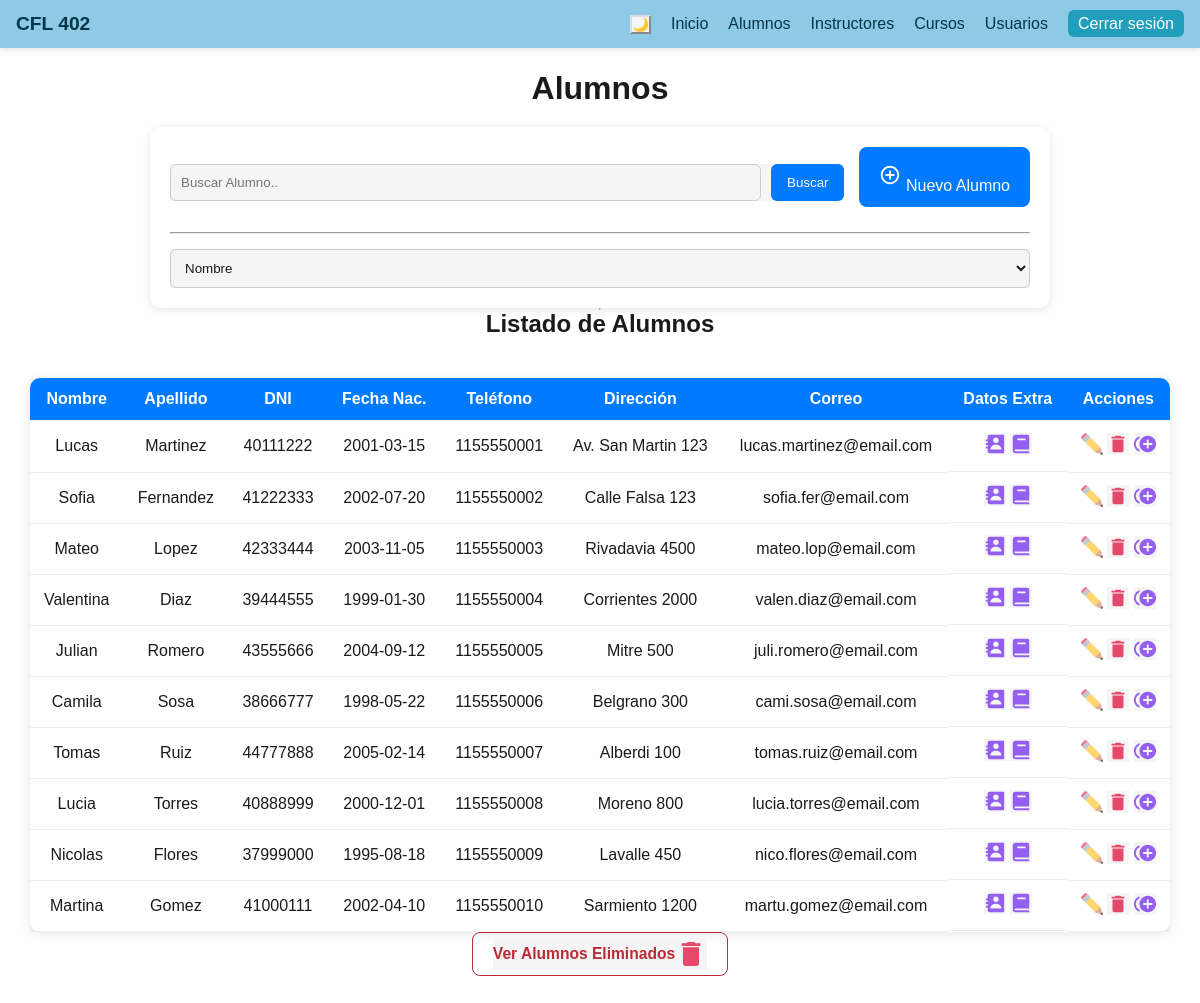
Screenshot of /admin/crud/alumnos/index.php (signed in) with the database file from the repository.
### tables this page shows
CREATE TABLE `alumnos` (
  `id_alumno` int(11) NOT NULL,
  `nombre` varchar(50) NOT NULL,
  `apellido` varchar(50) NOT NULL,
  `dni` int(11) NOT NULL,
  `fecha_nacimiento` date NOT NULL,
  `telefono` varchar(20) NOT NULL,
  `correo` varchar(70) NOT NULL,
  `direccion` varchar(100) NOT NULL,
  `localidad` varchar(50) NOT NULL,
  `cp` varchar(8) NOT NULL,
  `activo` tinyint(1) NOT NULL DEFAULT 1,
  `vehiculo` varchar(70) DEFAULT NULL,
  `patente` varchar(10) DEFAULT NULL,
  `observaciones` text NOT NULL
);

### admin/crud/alumnos/index.php (the view, shortened to what this page needs)
<?php
require_once BASE_PATH . '/include/header.php';
$conn = conectar();
?>
<!DOCTYPE html>
<html lang="es">
<head>
    <link rel="stylesheet" href="modal.css">
    <link rel="stylesheet" href="alumnos2.css">
</head>
<body class="light">
    <h1>Alumnos</h1>
<div class="search_container">
    <div class="search_block">
        <div class="search_row">
            <form class="search_form" action="/cfl_402/admin/crud/alumnos/index.php" method="post">
                <input class="search_bar" type="search" name="search" placeholder="Buscar Alumno..">
                <button class="boton_enviar" type="submit">Buscar</button>
            </form>
                    <button id="btnAbrirModal" class="btn-primary">
                        <img class="svg_lite" src="/cfl_402/assets/svg/plus_circle.svg" alt="Nuevo">
                        Nuevo Alumno
                    </button>
        </div>
        <hr class="search_line">
        <form action="filtrar_alumnos.php">
            <select name="filtros" id="filtros">
                <option value="nombre_filtro">Nombre</option>
            </select>
        </form>
    </div>
</div>
<hr>
<h2>Listado de Alumnos</h2>
<link rel="stylesheet" href="alumnos2.css">
<?php
$input = isset($_POST["search"]) ? $_POST["search"] : "";
$registros_por_pagina = 10;
$pagina_actual = isset($_GET['pagina']) ? (int)$_GET['pagina'] : 1;
$pagina_actual = max(1, $pagina_actual);
$offset = ($pagina_actual - 1) * $registros_por_pagina;
$sql = "
    SELECT alumnos.*, alumnos.nombre, alumnos.apellido, alumnos.dni, alumnos.telefono
    FROM alumnos
    WHERE activo = '1'
        AND (alumnos.nombre LIKE :nombre
            OR alumnos.apellido LIKE :apellido
            OR alumnos.dni LIKE :dni
            OR alumnos.telefono LIKE :telefono)
    ORDER BY id_alumno ASC
    LIMIT :registros_por_pagina OFFSET :offset
";
$consulta = $conn->prepare($sql);
$consulta->execute([
    ":nombre" => "%$input%",
    ":apellido" => "%$input%",
    ":dni" => "%$input%",
    ":telefono" => "%$input%",
    ":registros_por_pagina" => $registros_por_pagina,
    ":offset" => $offset
]);
if ($consulta->rowCount() > 0) {
    echo "
    <main class='main_alumnos'>
    <table class='info_table'>
        <thead>
            <tr class='table_header'>
                <th>Nombre</th>
                <th>Apellido</th>
                <th>DNI</th>
                <th>Fecha Nac.</th>
                <th>Teléfono</th>
                <th>Dirección</th>
                <th>Correo</th>
                <th>Datos Extra</th>
                <th>Acciones</th>
            </tr>
        </thead>
        <tbody>
    ";
    while ($registro = $consulta->fetch()) : ?>
    <tr>
        <td><?= $registro['nombre'] ?></td>
        <td><?= $registro['apellido'] ?></td>
        <td><?= $registro['dni'] ?></td>
        <td><?= $registro['fecha_nacimiento'] ?></td>
        <td><?= $registro['telefono'] ?></td>
        <td><?= $registro['direccion'] ?></td>
        <td><?= $registro['correo'] ?></td>
        <td class="td_actions">
            <div class="acciones_wrapper">
                <form action="../contacto/listar_contactos.php" method="POST" class="enlinea">
                    <button type="submit" class="submit-button">
                        <img class="svg_lite" src="/cfl_402/assets/svg/contact.svg" title="Contactos">
                    </button>
                </form>
                <form action="/cfl_402/admin/crud/cursos/index.php" method="POST" class="enlinea">
                    <button type="submit" class="submit-button">
                        <img class="svg_lite" src="/cfl_402/assets/svg/book.svg" title="Cursos">
                    </button>
                </form>
            </div>
        </td>
        <td class="td_actions2">
            <button class="btnModificarAlumno" data-id="<?= $registro['id_alumno'] ?>">
                <img class="svg_lite" src="/cfl_402/assets/svg/pencil.svg" title="Modificar">
            </button>
            <form action="../alumnos/bajar.php" method="POST" class="enlinea confirm-delete">
                <button type="submit" class="submit-button">
                    <img class="svg_lite" src="/cfl_402/assets/svg/trash.svg" title="Eliminar">
                </button>
            </form>
            <form action="../inscripciones/index.php" method="POST" class="enlinea">
                <button type="submit" class="submit-button">
                    <img class="svg_lite" src="/cfl_402/assets/svg/plus.svg" title="Inscribir a un curso">
                </button>
            </form>
        </td>
    </tr>
<?php endwhile;
echo"
        </tbody>
    </table>
    </main>";
}
    include 'modal.php';
?>
<div class="eliminados_block">
    <form class="eliminados_form" action="eliminados.php" method="post">
        <button type='submit' class='submit-button'>
        <h3> Ver Alumnos Eliminados</h3>
            <img class='svg_lite' src='/cfl_402/assets/svg/trash.svg' title='Contactos'>
        </button>
    </form>
</div>

### include/header.php (shortened to what this page needs)
<header class="main-header">
  <div class="header-container">
    <div class="logo">
      <a href="<?= BASE_URL ?>/admin/index.php">CFL 402</a>
    </div>
    <div class="right-section">
      <button id="toggleTheme" class="theme-btn">🌙</button>
      <nav class="main-nav" id="main-nav">
        <ul>
          <li class="crud-link"><a href="<?= BASE_URL ?>/admin/index.php">Inicio</a></li>
          <li class="crud-link"><a href="<?= BASE_URL ?>/admin/crud/alumnos/index.php">Alumnos</a></li>
          <li class="crud-link"><a href="<?= BASE_URL ?>/admin/crud/instructores/index.php">Instructores</a></li>
          <li class="crud-link"><a href="<?= BASE_URL ?>/admin/crud/cursos/index.php">Cursos</a></li>
          <li class="crud-link"><a href="<?= BASE_URL ?>/admin/crud/usuarios/index.php">Usuarios</a></li>
          <li><a href="<?= BASE_URL ?>/auth/logout.php" class="btn-logout">Cerrar sesión</a></li>
        </ul>
      </nav>
    </div>
  </div>
</header>
<link rel="stylesheet" href="<?= BASE_URL ?>/assets/css/global.css">
<link rel="stylesheet" href="<?= BASE_URL ?>/assets/css/header.css">

### admin/crud/alumnos/modal.php (shortened to what this page needs)
<!DOCTYPE html>
<html lang="es">
<head>
</head>
<body>
    <link rel="stylesheet" href="modal.css">
</body>
</html>

### assets/css/global.css (style rules this page uses)
:root { --bg: #ffffff; --text: #1a1a1a; --card-bg: #f5f5f5; --border: #dcdcdc; }
body { background-color: var(--bg) !important; color: var(--text) !important; transition: background 0.3s, color 0.3s; }
.container, .card, .table, section, main, form, input, select, textarea, button { background-color: var(--card-bg); color: var(--text); border-color: var(--border); }

### assets/css/header.css (style rules this page uses)
* { margin: 0; padding: 0; box-sizing: border-box; }
body { font-family: "Segoe UI", Arial, sans-serif; background: #f5f9fc; color: #333; margin-top: 40px; }
.main-header { position: fixed; top: 0; left: 0; width: 100%; background: #8ecae6; color: #033649; height: 48px; box-shadow: 0 2px 6px rgba(0, 0, 0, 0.1); z-index: 1000; }
.header-container { display: flex; align-items: center; justify-content: space-between; padding: 0 16px; height: 100%; }
.logo a { text-decoration: none; font-weight: bold; font-size: 1.2rem; color: #033649; }
.right-section { display: flex; align-items: center; gap: 20px; }
.main-nav ul { list-style: none; display: flex; gap: 20px; align-items: center; }
.main-nav a { text-decoration: none; color: #033649; font-weight: 500; transition: color 0.3s ease; }
.btn-logout { background: #219ebc; color: white !important; padding: 5px 10px; border-radius: 6px; font-weight: 600; transition: background 0.3s; }

### admin/crud/alumnos/modal.css (style rules this page uses)
.btn-primary { padding: 12px 20px; border: none; background: #007bff; color: white; font-size: 16px; border-radius: 8px; cursor: pointer; }

### admin/crud/alumnos/alumnos2.css (style rules this page uses)
* { margin: 0; padding: 0; box-sizing: border-box; }
body { font-family: Arial, sans-serif; background: #f4f6f9; display: flex; flex-direction: column; align-items: center; padding: 30px; }
h1, h2 { text-align: center; margin-bottom: 20px; }
.search_container { width: 100%; max-width: 900px; display: flex; justify-content: center; }
.search_block { width: 100%; background: white; padding: 20px; border-radius: 10px; box-shadow: 0 2px 10px rgba(0, 0, 0, 0.1); }
.search_row { display: flex; justify-content: space-between; align-items: center; gap: 15px; flex-wrap: wrap; }
.search_form { display: flex; flex: 1; gap: 10px; }
.search_bar { flex: 1; padding: 10px; border: 1px solid #ccc; border-radius: 6px; }
.boton_enviar { padding: 10px 16px; background: #007bff; border: none; border-radius: 6px; color: white; cursor: pointer; transition: 0.2s; }
.search_line { margin: 15px 0; }
#filtros { width: 100%; padding: 10px; border-radius: 6px; border: 1px solid #ccc; }
.main_alumnos { margin-top: 20px; width: 100%; display: flex; justify-content: center; }
.info_table { width: 100%; max-width: 1200px; border-collapse: collapse; background: white; border-radius: 10px; overflow: hidden; box-shadow: 0 2px 12px rgba(0, 0, 0, 0.1); }
.info_table th, .info_table td { padding: 12px; border-bottom: 1px solid #eee; text-align: center; }
.info_table thead { background: #007bff; color: white; }
.td_actions, .td_actions3 { display: flex; justify-content: center; gap: 8px; }
.submit-button { background: none; border: none; cursor: pointer; }
.submit-button img { width: 22px; height: 22px; opacity: 0.8; transition: 0.2s; }
.enlinea { display: inline-flex; align-items: center; justify-content: center; }
.svg_lite { height: 32px; width: 22px; }
.btn-primary { background-color: #007bff; color: white; border: none; padding: 8px 14px; border-radius: 6px; cursor: pointer; transition: 0.2s; font-size: 14px; margin-bottom: 10px; }
.btnModificarAlumno { background: none; border: none; cursor: pointer; }
.btnModificarAlumno .svg_lite { width: 22px; height: 22px; opacity: 0.8; transition: 0.2s; }
.eliminados_block { border: 1px solid #b92b37; padding: 5 20px; border-radius: 8px; }
.eliminados_form { display: flex; justify-content: space-between; align-items: center; }
.eliminados_form h3 { color: #b92b37; }
.eliminados_form button[type="submit"] { display: flex; align-items: center; }
.eliminados_form img { height: 32px; width: 32px; }

### rows the page displays
alumnos: nombre "Lucas", apellido "Martinez", dni "40111222", fecha_nacimiento "2001-03-15", telefono "1155550001", direccion "Av. San Martin 123", correo "lucas.martinez@email.com"
alumnos: nombre "Sofia", apellido "Fernandez", dni "41222333", fecha_nacimiento "2002-07-20", telefono "1155550002", direccion "Calle Falsa 123", correo "sofia.fer@email.com"
alumnos: nombre "Mateo", apellido "Lopez", dni "42333444", fecha_nacimiento "2003-11-05", telefono "1155550003", direccion "Rivadavia 4500", correo "mateo.lop@email.com"
alumnos: nombre "Valentina", apellido "Diaz", dni "39444555", fecha_nacimiento "1999-01-30", telefono "1155550004", direccion "Corrientes 2000", correo "valen.diaz@email.com"
alumnos: nombre "Julian", apellido "Romero", dni "43555666", fecha_nacimiento "2004-09-12", telefono "1155550005", direccion "Mitre 500", correo "juli.romero@email.com"
alumnos: nombre "Camila", apellido "Sosa", dni "38666777", fecha_nacimiento "1998-05-22", telefono "1155550006", direccion "Belgrano 300", correo "cami.sosa@email.com"
alumnos: nombre "Tomas", apellido "Ruiz", dni "44777888", fecha_nacimiento "2005-02-14", telefono "1155550007", direccion "Alberdi 100", correo "tomas.ruiz@email.com"
alumnos: nombre "Lucia", apellido "Torres", dni "40888999", fecha_nacimiento "2000-12-01", telefono "1155550008", direccion "Moreno 800", correo "lucia.torres@email.com"
alumnos: nombre "Nicolas", apellido "Flores", dni "37999000", fecha_nacimiento "1995-08-18", telefono "1155550009", direccion "Lavalle 450", correo "nico.flores@email.com"
alumnos: nombre "Martina", apellido "Gomez", dni "41000111", fecha_nacimiento "2002-04-10", telefono "1155550010", direccion "Sarmiento 1200", correo "martu.gomez@email.com"
